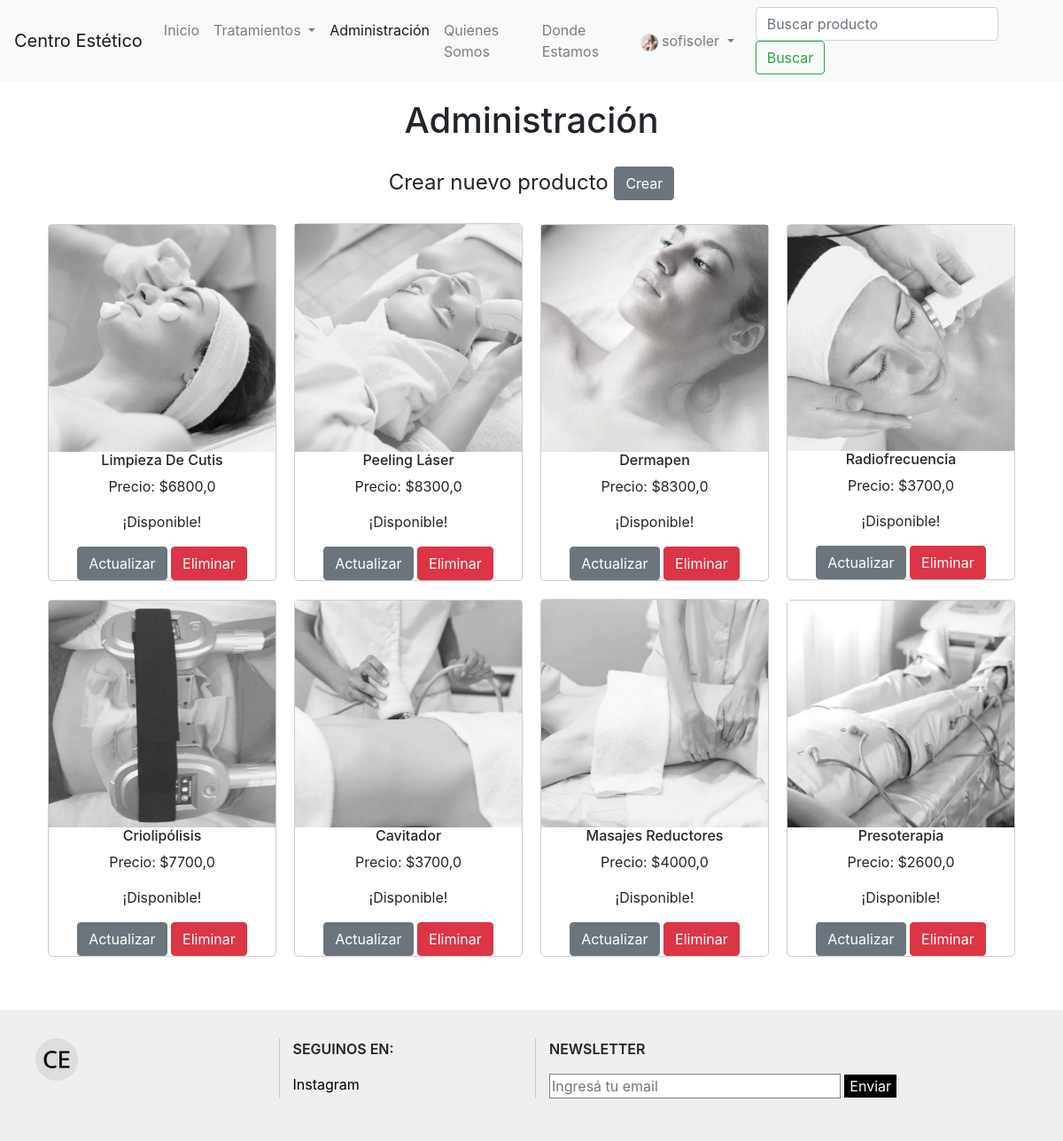
The page /products/admin-products/ (signed in) on the database its author committed.
### users/models.py (models this page shows)
class UserProfile(models.Model):
    user = models.OneToOneField(User, on_delete=models.CASCADE, related_name='profile')
    phone = models.CharField(max_length=25, null=True, blank=True)
    birth_date = models.DateField(null=True, blank=True)
    profile_picture = models.ImageField(upload_to='profile_images', null=True, blank=True, default= 'profile_images/foto_perfil_default.jpg')

### products/models.py (models this page shows, shortened)
class Product(models.Model):
    CATEGORY_CHOICES = (
        ("face", "face"),
        ("body", "body"),
    )
    nombre = models.CharField(max_length=50)
    precio = models.FloatField()
    stock = models.BooleanField(default=True)
    categoria = models.CharField(max_length=15, choices = CATEGORY_CHOICES)
    descripcion = models.TextField(null=True)
    imagen = models.ImageField(upload_to="products_images", null=True)

### products/views.py (the view)
# urls.py: path('admin-products/', admin_products),
@login_required
def admin_products(request):
    products = Product.objects.all()
    context = {
        "products": products,
    }
    return render(request, "products/admin_products.html", context=context)

### templates/products/admin_products.html (shortened to what this page needs)
{% extends "base.html" %}
{% block active-admin-products %}
  active
{% endblock %}
{% block content %}
  <section>
    <h1 class="titulo">Administración</h1>
    <p class="subtitulo">Crear nuevo producto
      <a href="/products/create-product/" class="btn btn-secondary">Crear</a>
    </p>
    <div class="products">
      {% for product in products %}
        <div class="product">
          {% if product.imagen %}
            <img class="product__image"src="{{product.imagen.url}}" class="card-img-top" alt="...">
          {% endif %}
          <div>
            <h2 class="product__title">{{product.nombre}}</h2>
            <p>Precio: ${{product.precio}}</p>
              {% if product.stock == True %}
                <p>¡Disponible!</p>
              {% else %}
                <p>Sin disponibilidad</p>
              {% endif %}
              <a href="/products/update-product/{{product.id}}/" class="btn btn-secondary">Actualizar</a>
              <a href="/products/delete-product/{{product.id}}/" class="btn btn-danger">Eliminar</a>
          </div>
        </div>
      {% endfor %}
    </div>
  </section>
{% endblock %}

### templates/base.html (shortened to what this page needs)
<!DOCTYPE html>
<html lang="es">
<head>
    {% load static %}
    <link rel="stylesheet" href="https://cdn.jsdelivr.net/npm/bootstrap@4.6.2/dist/css/bootstrap.min.css">
    <link href="{% static 'styles/styles.css' %}" rel="stylesheet">
</head>
<body>
    <header class="sticky">
        <nav class="navbar navbar-expand-lg navbar-light bg-light">
            <a class="navbar-brand" href="/">Centro Estético</a>
            <div class="collapse navbar-collapse" id="navbarSupportedContent">
                <ul class="navbar-nav mr-auto">
                    <li class="nav-item {% block active-index %} {% endblock %}">
                        <a class="nav-link" href="/">Inicio</a>
                    </li>
                    <li class="nav-item {% block active-products %} {% endblock %} dropdown">
                        <a class="nav-link dropdown-toggle" href="#" role="button" data-toggle="dropdown" aria-expanded="false">Tratamientos
                        </a>
                    </li>
                    {% if request.user.is_authenticated %}
                        {% if request.user.is_superuser %}
                            <li class="nav-item {% block active-admin-products %} {% endblock %}">
                                <a class="nav-link" href="/products/admin-products/">Administración</a>
                            </li>
                        {% endif %}
                    {% endif %}
                    <li class="nav-item {% block active-about %} {% endblock %}">
                        <a class="nav-link" href="/about/">Quienes Somos</a>
                    </li>
                    {% if request.user.is_authenticated %}
                        <li class="nav-item {% block active-location %} {% endblock %}">
                            <a class="nav-link" href="/location/">Donde Estamos</a>
                        </li>
                    {% endif %}
                </ul>
                <ul class="navbar-nav mr-3">
                    {% if request.user.is_authenticated %}
                    <li class="nav-item {% block active-user %} {% endblock %} dropdown">
                        <a class="nav-link dropdown-toggle" href="#" role="button" data-toggle="dropdown" aria-expanded="false">
                            {% if request.user.profile.profile_picture.url != '' %}
                                <img class="user__image-thumbnail" src="{{request.user.profile.profile_picture.url}}" alt="profile_picture">
                            {% endif %}
                            {{request.user.username}}
                        </a>
                    </li>
                    {% endif %}
                </ul>
                <form class="form-inline my-2 my-lg-0" action="/products/list-products/" method="GET">
                    <input class="form-control mr-sm-2" type="search" placeholder="Buscar producto" aria-label="Search" name="search">
                    <button class="btn btn-outline-success my-2 my-sm-0" type="submit">Buscar</button>
                </form>
            </div>
        </nav>
    </header>
    <main>
        {% block content %}
        {% endblock %}
    </main>
    <footer class="footer">
        <ul class="row">
            <li class="footer__logo col-sm-6 col-lg-3">
                <a href="/"><img src="/media/favicon/favicon.ico" alt="logo"></a>
            </li>
            <li class="col-sm-6 col-lg-3">
                <p>SEGUINOS EN: </p>
                <a href="https://www.instagram.com" target="_blank">Instagram</a>
            </li>
            <li class="col-sm-6 col-lg-6">
                <form>
                    <p>NEWSLETTER</p>
                    <input class="footer__email" type="email" name="mail" placeholder="Ingresá tu email">
                    <input class="footer__btn" type="submit" value="Enviar">
                </form>
            </li>
        </ul>
    </footer>
</body>
</html>

### static/styles/styles.css (style rules this page uses)
main { min-height: 400px; }
.titulo { cursor: default; text-align: center; padding: 20px; }
.subtitulo { cursor: default; text-align: center; font-size: 1.5rem; }
.sticky { position: sticky; top: 0px; z-index: 1000; }
.user__image-thumbnail { width: 20px; height: 20px; border-radius: 100%; }
.products { display: flex; align-items: center; justify-content: center; flex-wrap: wrap; }
.product { text-align: center; border: solid 1px #cccccc; border-radius: 5px; width: fit-content; margin: 10px; }
.product__image { width: 16rem; }
.product__title { font-size: 1rem; }
.footer { background-color: #cccccc50; margin-top: 50px; padding: 2rem; padding-left: 0; cursor: default; }
.footer li { list-style: none; border-left: solid 1px #cccccc; }
.footer li a { text-decoration: none; color: #000000; }
.footer .footer__logo { border: none; padding-bottom: 10px; }
.footer li p { font-weight: 600; }
.footer__email { border: 1px solid #808080; outline: none; width: 60%; }
.footer__btn { border: none; background-color: #000000; color: #ffffff; }

### rows shown on the page
Product: imagen (picture), nombre "Limpieza De Cutis", precio "6800,0", stock "¡Disponible!"
Product: imagen (picture), nombre "Peeling Láser", precio "8300,0", stock "¡Disponible!"
Product: imagen (picture), nombre "Dermapen", precio "8300,0", stock "¡Disponible!"
Product: imagen (picture), nombre "Radiofrecuencia", precio "3700,0", stock "¡Disponible!"
Product: imagen (picture), nombre "Criolipólisis", precio "7700,0", stock "¡Disponible!"
Product: imagen (picture), nombre "Cavitador", precio "3700,0", stock "¡Disponible!"
Product: imagen (picture), nombre "Masajes Reductores", precio "4000,0", stock "¡Disponible!"
Product: imagen (picture), nombre "Presoterapia", precio "2600,0", stock "¡Disponible!"

### other values the page prints
{{ request.user.username }} "sofisoler"
